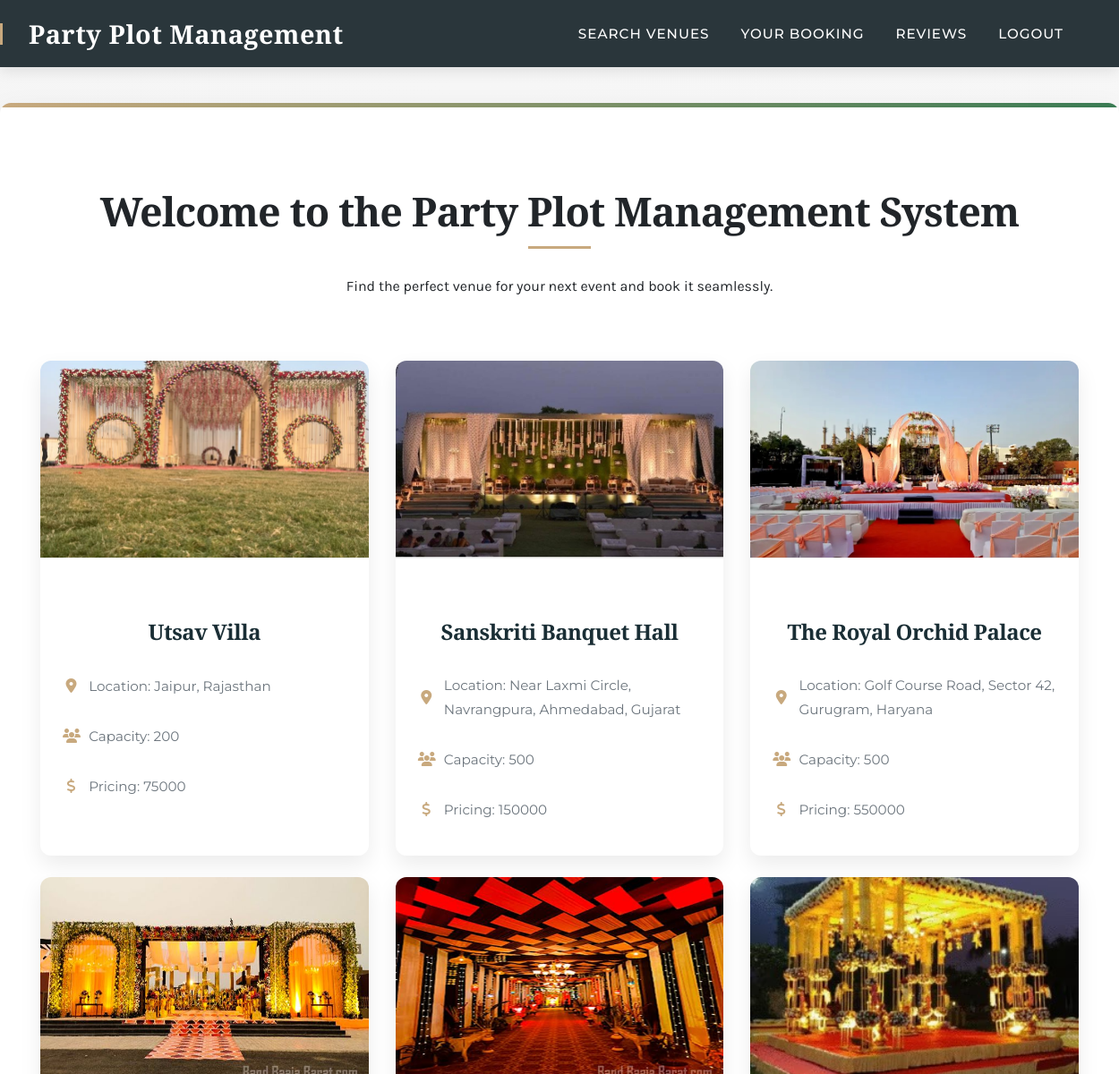
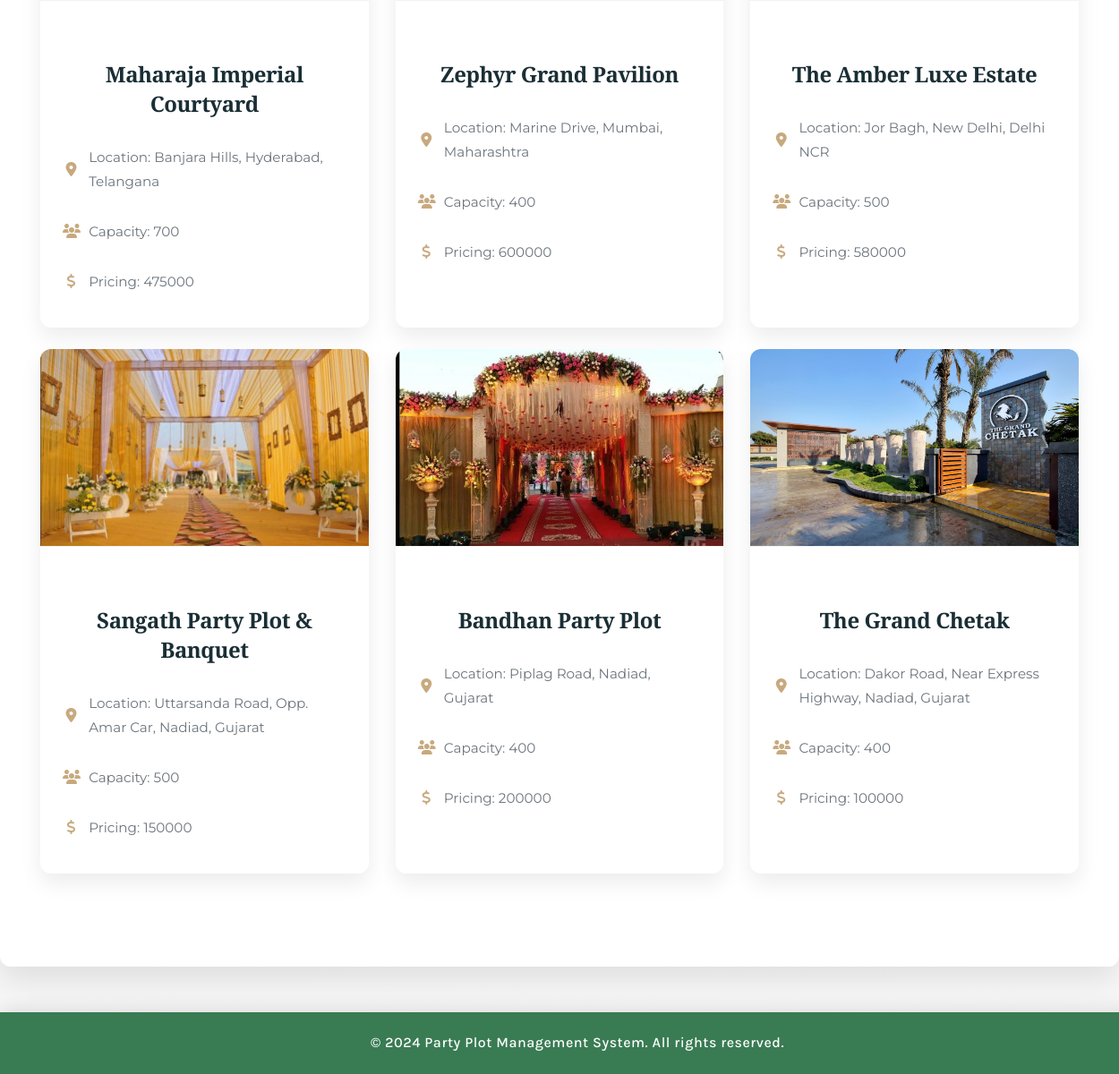
The app's page /index/ with its own data (2 pictures, top to bottom).
### ppms_app/models.py (models this page shows, shortened)
class Venue(models.Model):
    AVAILABILITY_CHOICES = [
        ('yes', 'Yes'),
        ('no', 'No'),
    ]
    venue_name = models.CharField(max_length=200)
    location = models.CharField(max_length=200)
    capacity = models.PositiveIntegerField()
    amenities = models.TextField()
    pricing = models.CharField(max_length=100)
    availability = models.CharField(max_length=3, choices=AVAILABILITY_CHOICES)
    image = models.ImageField(upload_to='venue_images/', blank=True, null=True)

### ppms_app/views.py (the view)
# urls.py: path('index/', views.index, name='index'),
def index(request):
    venues_with_images = Venue.objects.exclude(image__isnull=True).exclude(image__exact='')
    welcome_message = f"Welcome {request.user.username} ..." if request.user.is_authenticated else ""
    return render(request, 'index.html', {'venues_with_images': venues_with_images, 'welcome_message': welcome_message})

### templates/index.html (shortened to what this page needs)
<!DOCTYPE html>
<html lang="en">
<head>
    <link href="https://cdnjs.cloudflare.com/ajax/libs/font-awesome/6.4.0/css/all.min.css" rel="stylesheet">
    <link href="https://cdnjs.cloudflare.com/ajax/libs/aos/2.3.4/aos.css" rel="stylesheet">
</head>
<body>
    <header>
        <nav class="navbar">
            <a class="navbar-brand" href="{% url 'index' %}">Party Plot Management</a>
            <ul class="navbar-nav">
                <li class="nav-item">
                    <a class="nav-link" href="{% url 'search_venues' %}">Search Venues</a>
                </li>
                <li class="nav-item">
                    <a class="nav-link" href="{% url 'your_booking' %}">Your Booking</a>
                </li>
                <li class="nav-item">
                    <a class="nav-link" href="{% url 'reviews' %}">Reviews</a>
                </li>
                <li class="nav-item">
                    <a class="nav-link" href="{% url 'logout' %}">Logout</a>
                </li>
            </ul>
        </nav>
    </header>
    <main>
        <h1>Welcome to the <span style="font-family: 'Cormorant Infant', serif;">Party Plot Management System</span></h1>
        <p style="font-family: 'Karla', sans-serif;">Find the perfect venue for your next event and book it seamlessly.</p>
        <div class="container mt-5">
            <div class="row">
                {% for venue in venues_with_images %}
                <div class="col-md-4 mb-4 cardBody">
                    <div class="card">
                        <img src="{{ venue.image.url }}" class="card-img-top" alt="{{ venue.venue_name }}">
                        <div class="card-body">
                            <h5 class="card-title">{{ venue.venue_name }}</h5>
                            <p class="card-text">Location: {{ venue.location }}</p>
                            <p class="card-text">Capacity: {{ venue.capacity }}</p>
                            <p class="card-text">Pricing: {{ venue.pricing }}</p>
                        </div>
                    </div>
                </div>
                {% endfor %}
            </div>
        </div>
    </main>
    <footer>
        <p style="font-family: 'Karla', sans-serif;">&copy; 2024 Party Plot Management System. All rights reserved.</p>
    </footer>
</body>
</html>

### templates/index.html (style rules this page uses)
:root { --primary: #1a2e35; --secondary: #3a506b; --accent: #c8a97e; --light: #f8f9fa; --dark: #212529; --gold: #d4af37; --green: #397B53; }
body { font-family: 'Montserrat', sans-serif; background-color: #f9f9f9; background-image: linear-gradient(to bottom right, rgba(245, 245, 245, 0.9), rgba(248, 248, 248, 0.95)), url('/api/placeholder/1920/1080'); background-attachment: fixed; background-size: cover; margin: 0; padding: 0; color: var(--dark); min-height: 100vh; position: relative; padding-bottom: 80px; }
h1, h2, h3, h4, h5, h6 { font-family: 'Playfair Display', serif; font-weight: 600; letter-spacing: -0.02em; }
h1 { font-size: 2.8rem; margin-bottom: 1.5rem; position: relative; display: inline-block; }
h1::after { content: ''; position: absolute; width: 70px; height: 3px; background-color: var(--accent); bottom: -12px; left: 50%; transform: translateX(-50%); }
p { line-height: 1.8; }
.navbar { background-color: rgba(38, 50, 56, 0.98); color: white; padding: 18px 0; box-shadow: 0 4px 15px rgba(0, 0, 0, 0.1); transition: all 0.4s ease; display: flex; justify-content: space-between; align-items: center; position: relative; z-index: 1000; }
.navbar-brand { font-family: 'Playfair Display', serif; font-size: 1.8rem; font-weight: 700; text-decoration: none; color: white; letter-spacing: 0.5px; padding-left: 2rem; position: relative; }
.navbar-brand::before { content: ''; position: absolute; left: 0; top: 50%; transform: translateY(-50%); width: 3px; height: 24px; background-color: var(--accent); }
.navbar-nav { list-style: none; margin: 0; padding: 0; display: flex; flex-grow: 1; justify-content: flex-end; padding-right: 2rem; }
.nav-item { margin-right: 25px; position: relative; }
.nav-link { text-decoration: none; color: white; font-size: 0.95rem; font-weight: 500; text-transform: uppercase; letter-spacing: 1px; padding: 10px 5px; transition: all 0.3s ease; position: relative; }
.nav-link::after { content: ''; position: absolute; width: 0; height: 2px; bottom: 0; left: 0; background-color: var(--accent); transition: width 0.3s ease; }
main { padding: 60px 30px; text-align: center; background-color: rgba(255, 255, 255, 0.95); border-radius: 12px; box-shadow: 0 15px 35px rgba(0, 0, 0, 0.1); max-width: 1200px; margin: 40px auto; position: relative; overflow: hidden; }
main::before { content: ''; position: absolute; top: 0; left: 0; width: 100%; height: 5px; background: linear-gradient(to right, var(--accent), var(--green)); }
.container { max-width: 1200px; margin: 0 auto; padding: 20px 15px; }
.row { display: flex; flex-wrap: wrap; margin-right: -15px; margin-left: -15px; }
.col-md-4 { flex: 0 0 calc(33.33% - 30px); max-width: calc(33.33% - 30px); padding: 0 15px; }
.cardBody { width: 100%; display: flex; align-items: stretch; margin-bottom: 30px; }
.card { display: flex; flex-direction: column; border: none; border-radius: 12px; overflow: hidden; transition: transform 0.4s ease, box-shadow 0.4s ease; background-color: #fff; box-shadow: 0 10px 25px rgba(0, 0, 0, 0.08); padding: 0; height: 100%; width: 100%; position: relative; }
.card-img-top { height: 220px; object-fit: cover; width: 100%; transition: transform 0.8s ease; }
.card-body { padding: 25px; flex-grow: 1; display: flex; flex-direction: column; border-top: 1px solid rgba(0, 0, 0, 0.05); }
.card-title { color: var(--primary); font-family: 'Playfair Display', serif; font-size: 1.5rem; margin-bottom: 15px; font-weight: 600; }
.card-text { color: #6c757d; font-size: 0.95rem; margin-bottom: 12px; display: flex; align-items: center; text-align: left; }
.card-text::before { font-family: 'Font Awesome 5 Free'; font-weight: 900; margin-right: 10px; color: var(--accent); font-size: 1rem; flex-shrink: 0; width: 1.2em; text-align: center; display: inline-block; }
.card-text:nth-of-type(1)::before { content: '\f3c5'; }
.card-text:nth-of-type(2)::before { content: '\f0c0'; }
.card-text:nth-of-type(3)::before { content: '\f155'; }
footer { background-color: var(--green); padding: 20px; color: #fff; text-align: center; position: absolute; bottom: 0; width: 100%; box-shadow: 0 -5px 20px rgba(0, 0, 0, 0.1); }
footer p { margin: 0; font-weight: 500; letter-spacing: 0.5px; }
.mt-5 { margin-top: 3rem; }
.mb-4 { margin-bottom: 1.5rem; }
h1, main p, .container { animation: fadeIn 0.8s ease-out forwards; }
main p { animation-delay: 0.2s; }
.container { animation-delay: 0.4s; }

### records on screen
Venue: image (picture), venue_name "Utsav Villa", location "Jaipur, Rajasthan", capacity "200", pricing "75000"
Venue: image (picture), venue_name "Sanskriti Banquet Hall", location "Near Laxmi Circle, Navrangpura, Ahmedabad, Gujarat", capacity "500", pricing "150000"
Venue: image (picture), venue_name "The Royal Orchid Palace", location "Golf Course Road, Sector 42, Gurugram, Haryana", capacity "500", pricing "550000"
Venue: image (picture), venue_name "Maharaja Imperial Courtyard", location "Banjara Hills, Hyderabad, Telangana", capacity "700", pricing "475000"
Venue: image (picture), venue_name "Zephyr Grand Pavilion", location "Marine Drive, Mumbai, Maharashtra", capacity "400", pricing "600000"
Venue: image (picture), venue_name "The Amber Luxe Estate", location "Jor Bagh, New Delhi, Delhi NCR", capacity "500", pricing "580000"
Venue: image (picture), venue_name "Sangath Party Plot & Banquet", location "Uttarsanda Road, Opp. Amar Car, Nadiad, Gujarat", capacity "500", pricing "150000"
Venue: image (picture), venue_name "Bandhan Party Plot", location "Piplag Road, Nadiad, Gujarat", capacity "400", pricing "200000"
Venue: image (picture), venue_name "The Grand Chetak", location "Dakor Road, Near Express Highway, Nadiad, Gujarat", capacity "400", pricing "100000"
